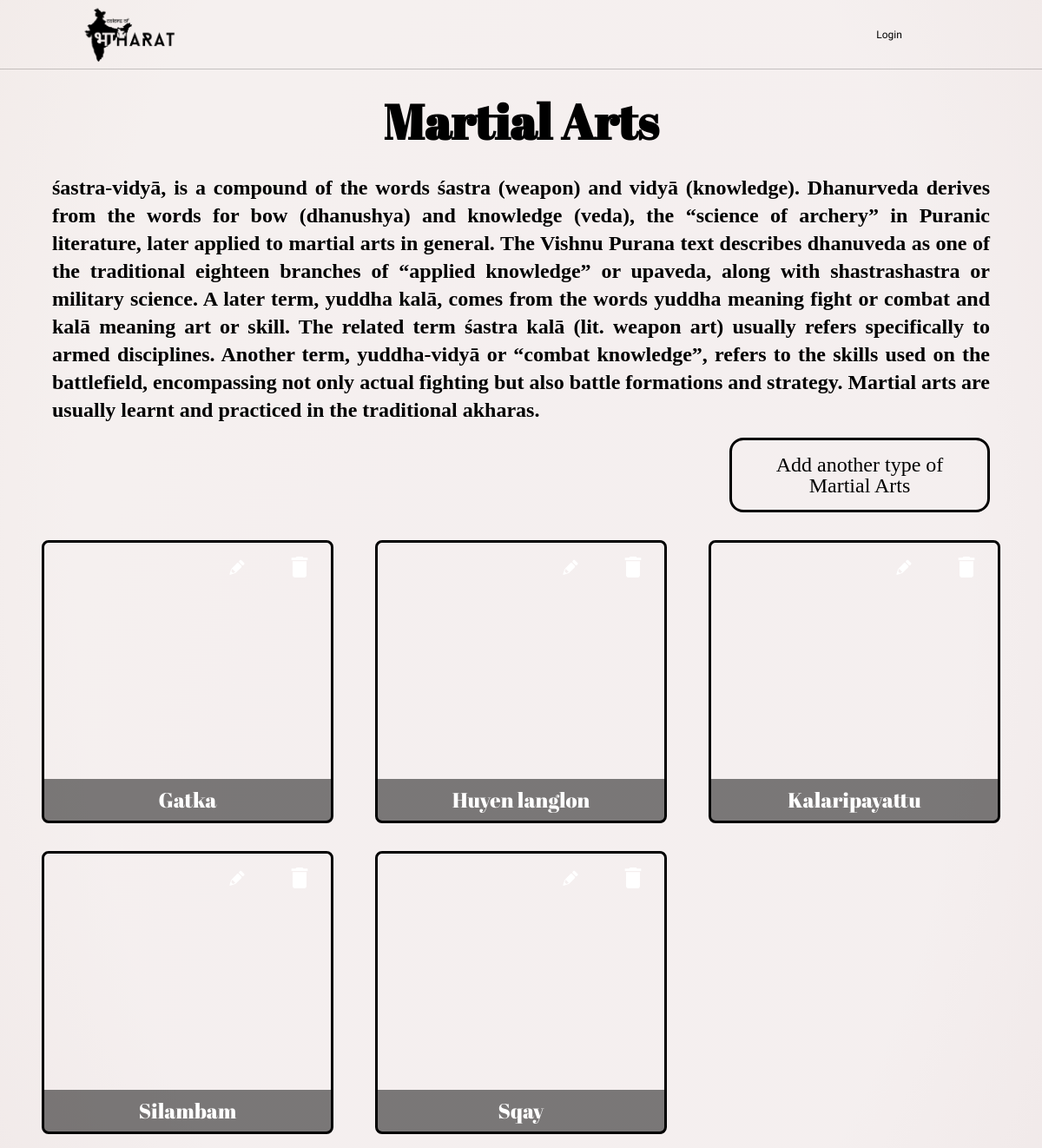
/catalog/4/items/, run on the app's committed database.
### database_setup.py (models this page shows, shortened)
class Category(Base):
    __tablename__ = 'category'
    id = Column(Integer, primary_key=True)
    name = Column(String(250), nullable=False)
    picture = Column(String)
    description = Column(String)
    user_id = Column(Integer, ForeignKey('user.id'))
    user = relationship(User)

class Item(Base):
    __tablename__ = 'item'
    name = Column(String(80), nullable=False)
    id = Column(Integer, primary_key=True)
    description = Column(String(250))
    picture = Column(String)
    category_id = Column(Integer, ForeignKey('category.id'))
    category = relationship(Category)

### application.py (the view)
@app.route('/catalog/<int:category_id>/items/')
def showItems(category_id):
    cat = session.query(Category).filter_by(id=category_id).one_or_none()
    ite = session.query(Item).filter_by(category_id=category_id).all()
    return render_template('items.html', cat=cat, ite=ite)

### templates/items.html (shortened to what this page needs)
<html>
<head>
    <link rel="stylesheet" href="{{url_for('static', filename='reset.css') }}">
    <link rel="stylesheet" type="text/css" href="{{url_for('static', filename='items.css') }}">
</head>
<body>
    <div class="topbar">
        <a href="/catalog">
        <div class="logo">
<img src="{{url_for('static',filename='logo.png')}}" id='logopng'>
        </div>
    </a>
        <div class="LoginButton">
            {%if 'username' not in session %}
            <a class="usrname" href="{{url_for('start')}}">Login </a> {% else %}
            <a class="usrname" href=#>
                <img src="{{session['picture']}}">
                <p>{{(session['username'])}}</p>
            </a>
            <a class="logoutbutton" href="{{url_for('logout')}}">Logout </a> {% endif %}
        </div>
    </div>
    <div class='main'>
        <div class='flash'> </div>
        <h1>{{cat.name}}</h1>
        {% if cat.description %}
        <h3>{{cat.description}}</h3>
        {% endif %}
        <div class="divnewItem">
        <a href="{{url_for('newItem',category_id=cat.id)}}"><p> Add another type of {{cat.name}}</p>
</a>
            </div>
        <ul class="container">
            {% for i in ite %}
            <li>
                <div class=subcontainer style="background: url('{{i.picture}}') ; background-size: cover;">
                    <a class='itemname' href="{{url_for('itemDescription',category_id=i.category_id,item_id=i.id)}}">
                        <p>{{i.name}} </p>
                    </a>
                    <a class='svgedit' href="{{url_for('editItem',category_id=i.category_id,item_id=i.id)}}"></a>
                    <a class='svgdelete' href="{{url_for('deleteItem',category_id=i.category_id,item_id=i.id)}}">
                            <svg version="1.1" class="Capa_1"  x="0px" y="0px"
                             width="459px" height="459px" viewBox="0 0 459 459" >
                                <g id="delete">
                                    <path id="pathsvgdelete" d="M76.5,408c0,28.05,22.95,51,51,51h204c28.05,0,51-22.95,51-51V102h-306V408z M408,25.5h-89.25L293.25,0h-127.5l-25.5,25.5
                                        H51v51h357V25.5z"/>
                                </g>
                            </svg>
                        </a>
                </div>
            </li>
            {% endfor %}
        </ul>
    </div>
</body>
</html>

### static/items.css (style rules this page uses)
body { background-image: radial-gradient(73% 147%, #EADFDF 59%, #ECE2DF 100%), radial-gradient(91% 146%, rgba(255,255,255,0.50) 47%, rgba(0,0,0,0.50) 100%); background-blend-mode: screen; background: -webkit-gradient(135deg, #f5f7fa 0%, #c3cfe2 100%); background: -webkit-radial-gradient(73% 147%, #EADFDF 59%, #ECE2DF 100%), radial-gradient(91% 146%, rgba(255,255,255,0.50) 47%, rgba(0,0,0,0.50) 100%); background: -moz-radial-gradient(73% 147%, #EADFDF 59%, #ECE2DF 100%), radial-gradient(91% 146%, rgba(255,255,255,0.50) 47%, rgba(0,0,0,0.50) 100%); display: grid; grid-template-rows:10vh 90vh; box-sizing: border-box; }
.topbar { border-bottom: 0.2vh solid rgba(0,0,0,0.2); grid-row-start: 1; grid-row-end: 2; display: grid; grid-template-columns: repeat(20, 1fr); }
.logo { margin: 1vh 2vw 1vh 8vw; grid-column-start:1; grid-column-end: 7; }
.logo img { grid-row-start: 1; grid-row-end:2; height: 8vh; }
.LoginButton { grid-column-start: 16; grid-column-end: 22; align-content: center; display: grid; grid-template-columns: 10fr 6fr; }
.LoginButton a { text-decoration: none; align-self: center; text-align: center; }
.usrname { grid-column-start: 1; grid-column-end: 2; font-family:'Limelight'; font-size:1vw; color:black; display: flex; -webkit-flex-flow: row; justify-content: space-around; }
.main { grid-row-start: 2; grid-row-end: 3; display: grid; grid-template-columns: repeat(20,1fr); grid-template-rows:1fr 1fr 1fr 1fr 20fr; }
.flash { color:green; text-align: center; padding:1vh 1vw; grid-row-start:1; grid-column:1/22; }
.main h1 { grid-row-start:2; grid-column:1/22; text-align: center; margin:2vh 2vw; font-size:7vh; font-family:'Abril Fatface'; }
.main h3 { text-align: justify; margin:2vh 5vw; font-size:3vh; line-height: 4vh; grid-row-start:3; grid-column:1/22; }
.divnewItem { border:solid; border-radius:2vh; align-content: center; grid-row:4/5; grid-column: 15/20; align-content: center; }
.divnewItem a { box-sizing: border-box; display: grid; grid-template-columns: auto-fill; grid-template-rows: 1fr; }
.divnewItem a p { padding:2vh 2vw; text-align: center; font-size:3vh; font-family: "Playfair Display"; color: black; grid-column: 1/2; grid-row: 1; }
.container { margin:2vh 2vw; grid-row-start:5; grid-column:1/22; display: grid; grid-template-columns: repeat(auto-fill, minmax(30vw, 1fr)); }
a { text-decoration: none; }
.subcontainer { list-style:none; border:solid; margin:2vh 2vw; height:40vh; border-radius: 1vh; align-content: center; align-items: center; display: grid; grid-template-columns:7fr 1fr 1fr; grid-template-rows: 1fr 8fr 1fr; }
ul li { list-style: none; }
.itemname { background: rgba(0,0,0,0.5); height:6vh; grid-row:3/4; grid-column:1/4 }
.itemname p { line-height: 6vh; font-family:'Abril Fatface'; font-size:3vh; color:white; text-align: center; }
.svgedit { grid-row: 1/2; grid-column: 2/3; }
.svgdelete { grid-row: 1/2; grid-column: 3/4 }
.Capa_1 { margin:2vh 2vw; width:2vw; height:2vw; }

### data on the page
Category: name "Martial Arts", description "śastra-vidyā, is a compound of the words śastra (weapon) and vidyā (knowledge). Dhanurveda derives from the words for bow (dhanushya) and knowledge (veda), the “science of archery” in Puranic literature, later applied to martial arts in general. The Vishnu Purana text describes dhanuveda as one of the traditional eighteen branches of “applied knowledge” or upaveda, along with shastrashastra or military science. A later term, yuddha kalā, comes from the words yuddha meaning fight or combat and kalā meaning art or skill. The related term śastra kalā (lit. weapon art) usually refers specifically to armed disciplines. Another term, yuddha-vidyā or “combat knowledge”, refers to the skills used…"
Item: name "Gatka"
Item: name "Huyen langlon"
Item: name "Kalaripayattu"
Item: name "Silambam"
Item: name "Sqay"
